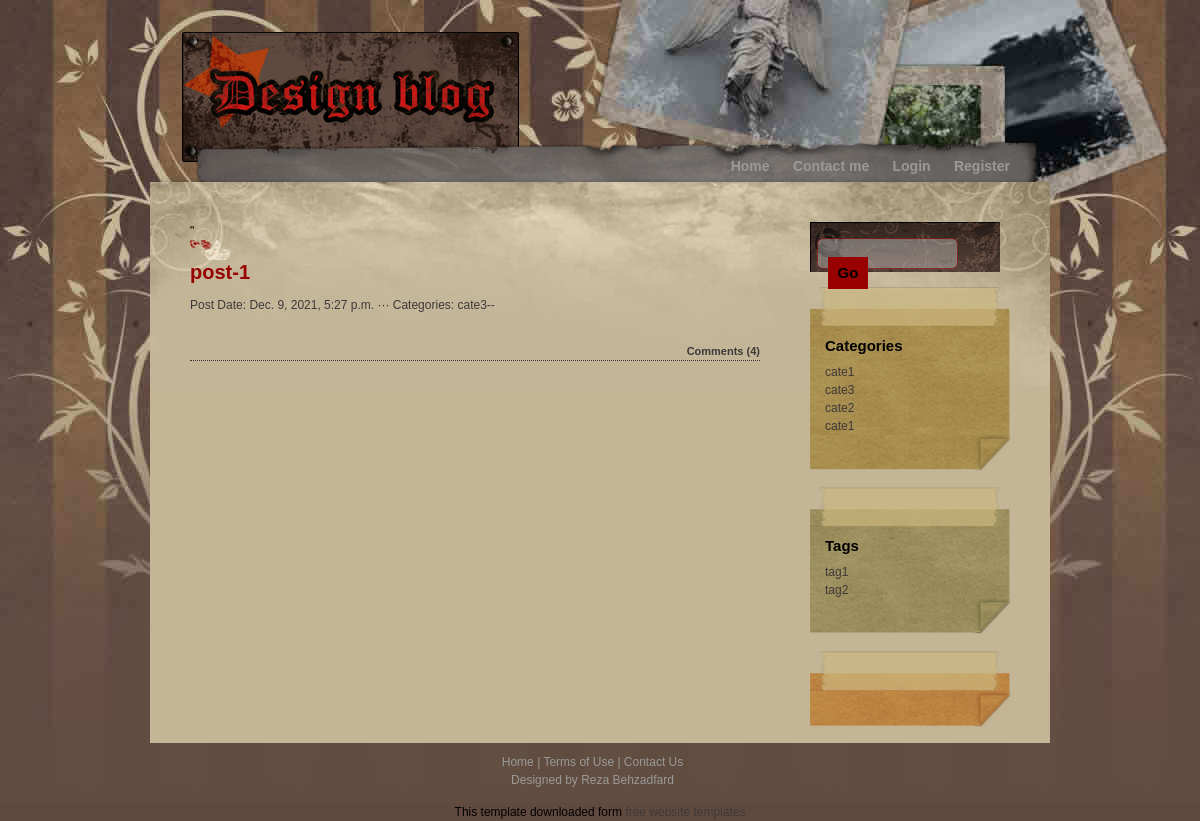
Before: /category/cate3 with the older database file.
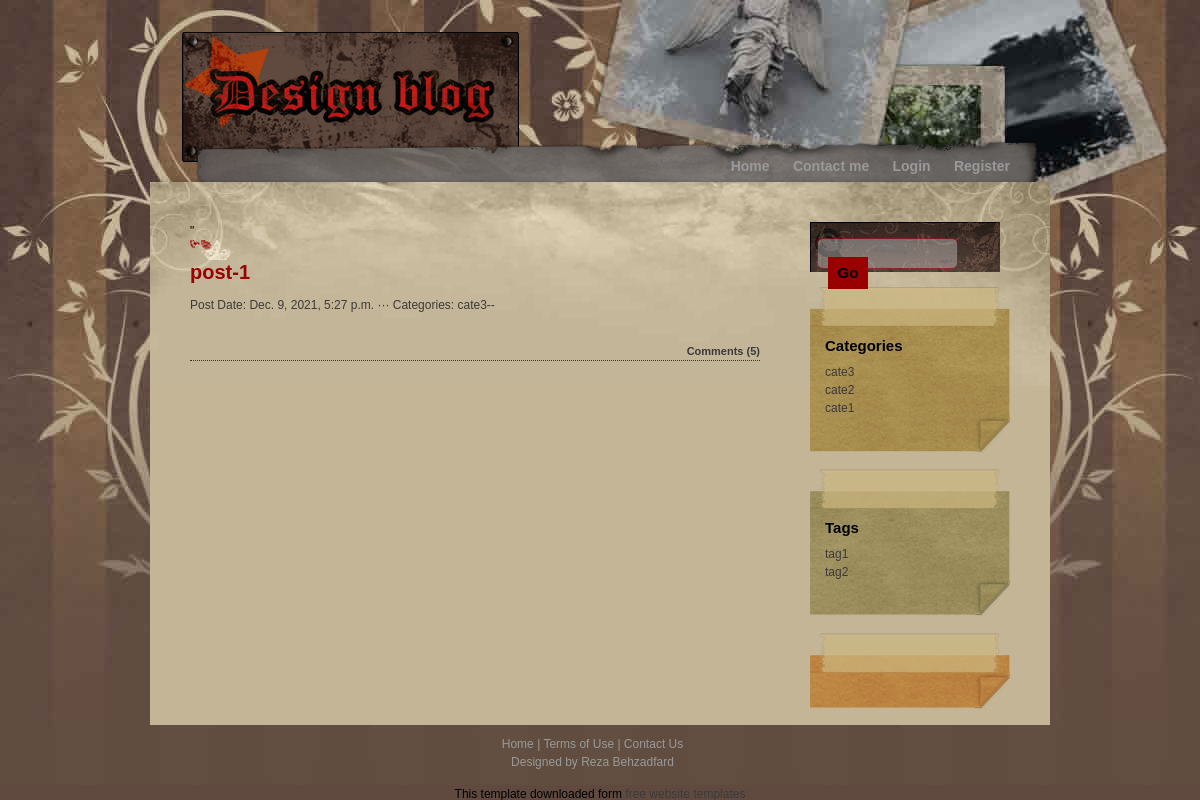
After: the same page with the newer database file.
### post/models.py (models this page shows, shortened)
class Post(models.Model):
    title = models.CharField(max_length=120)
    image = models.ImageField(upload_to="")
    content = models.TextField()
    created_at = models.DateTimeField(auto_now_add=True)
    slug = models.SlugField(unique=True, max_length=120, null=True, blank=True)
    author = models.ForeignKey(User, on_delete=CASCADE)
    category = models.ManyToManyField(Category)
    tag = models.ManyToManyField(Tag, blank=True, null=True)
    class Meta:
        unique_together = ('title', 'slug')

class Category(models.Model):
    title = models.CharField(max_length=120)
    slug = models.SlugField(unique=True, max_length=120, null=True, blank=True)
    creator = models.ForeignKey(User, on_delete=SET_NULL, null=True, blank=True)
    parent = models.ForeignKey('self', on_delete=models.PROTECT, blank=True, null=True)
    created_at = models.DateTimeField(auto_now_add=True)
    class Meta:
        unique_together = ('title', 'slug')

class Tag(models.Model):
    title = models.CharField(max_length=120)
    slug = models.SlugField(unique=True, max_length=120, null=True, blank=True)
    creator = models.ForeignKey(User, on_delete=SET_NULL, null=True, blank=True)
    created_at = models.DateTimeField(auto_now_add=True)
    class Meta:
        unique_together = ('title', 'slug')

### post/views.py (the view)
# urls.py: path('category/<slug:slug_text>', class_category, name='category_reverse'),
def class_category(request, slug_text):
    category = Category.objects.get(slug=slug_text)
    posts = Post.objects.filter(category=category).order_by('-created_at')
    categories = Category.objects.all().order_by('-created_at')
    tags = Tag.objects.all().order_by('-created_at')
    context = {
        'category_name': category.title,
        'posts': posts,
        'categories': categories,
        'tags': tags,
    }
    return render(request, 'post/category.html', context)

### post/templates/post/category.html (shortened to what this page needs)
{% extends "post/class_base.html" %}
{% load static %}
{% block menu %}
{% if request.user.is_authenticated %}
<ul>
    <li><a href="{% url 'home' %}">Home</a></li>
    <li><a href="{% url 'contact' %}">Contact me</a></li>
    <li><a href="{% url 'add_post' %}">Add New Post</a></li>
    <li><a href="{% url 'dashboard' %}">Dashboard</a></li>
    <li><a href="{% url 'logout' %}">Logout</a></li>
</ul>
{% else %}
<ul>
    <li><a href="{% url 'home' %}">Home</a></li>
    <li><a href="{% url 'contact' %}">Contact me</a></li>
    <li><a href="{% url 'login' %}">Login</a></li>
    <li><a href="{% url 'register' %}">Register</a></li>
</ul>
{% endif %}
{% endblock menu %}
{% block content %}
  {% for post in posts %}
    <div class="postbody">"
    <a href="{% url 'post_detail' post.slug %}"><h1>{{post.title}}</h1></a><br><br>
    <div class="publish_info">Post Date: {{post.created_at}} ··· Categories: <a href="#">{% for category_ in post.category.all %}{{category_.title}}--{% endfor %}</a></div><br>
    <div class="comment"><a href="#">Comments ({{post.comment_set.count}})</a></div>
    </div>
  {% endfor %}
{% endblock content %}

### post/templates/post/class_base.html (shortened to what this page needs)
{% load static %}
<!DOCTYPE html>
<html lang="en">
<head>
  <link href="https://cdn.jsdelivr.net/npm/bootstrap@5.0.0-beta1/dist/css/bootstrap.min.css" rel="stylesheet"
>
  <link rel="stylesheet" href="{% static 'style.css' %}">
</head>
<body>
  <div id="container_wrapper1">
    <div id="container_wrapper2">
      <div id="container">
        <div id="header">
          <div id="logo">
            <div id="site_slogan"></div>
          </div>
        </div>
        <div id="menu">
          {% block menu %}
          {% endblock menu %}
        </div>
        <div id="content">
          <div id="left_column">
            {% block content %}
            {% endblock content %}
          </div>
          {% if page != 'login' and page != 'register' %}
          <div id="right_column">
            <div class="section">
              <form method="post" action="{% url 'search_post' %}" class="search">
                <input name="search" type="text" placeholder="Search Anything" id="keyword" />
                <input type="submit" value="Go" class="button" />
              </form>
            </div>
            <div class="section">
              <div class="section1_top"></div>
              <div class="section1_middle">
                <h2>Categories</h2>
                <ul>
                  {% for cate in categories %}
                  <li><a href="{% url 'category_reverse' cate.slug %}">{{cate.title}}</a></li>
                  {% endfor %}
                </ul>
              </div>
              <div class="section1_bottom"></div>
            </div>
            <div class="section">
              <div class="section2_top"></div>
              <div class="section2_middle">
                <h2>Tags</h2>
                <ul>
                  {% for tag in tags %}
                  <li>{{tag.title}}</li>
                  {% endfor %}
                </ul>
              </div>
              <div class="section2_bottom"></div>
            </div>
            <div class="section">
              <div class="section3_top"></div>
              <div class="section3_bottom"></div>
            </div>
          </div>
          {% endif %}
        </div>
        <div id="bottom">
          <div id="footer"> <a href="{% url 'home' %}">Home</a> | <a href="#">Terms of Use</a> | <a href="#">Contact Us</a> <br />
            Designed by <a href="#">Reza Behzadfard</a>
          </div>
        </div>
      </div>
    </div>
  </div>
  <div align=center>This template downloaded form <a href='http://all-free-download.com/free-website-templates/'>free
      website templates</a></div>
</body>
</body>
</html>

Changed rows visible on the page:
removed Category: title "cate1", shown under "Categories"
computed for Post "post-1": comment_set.count "4" → "5"
